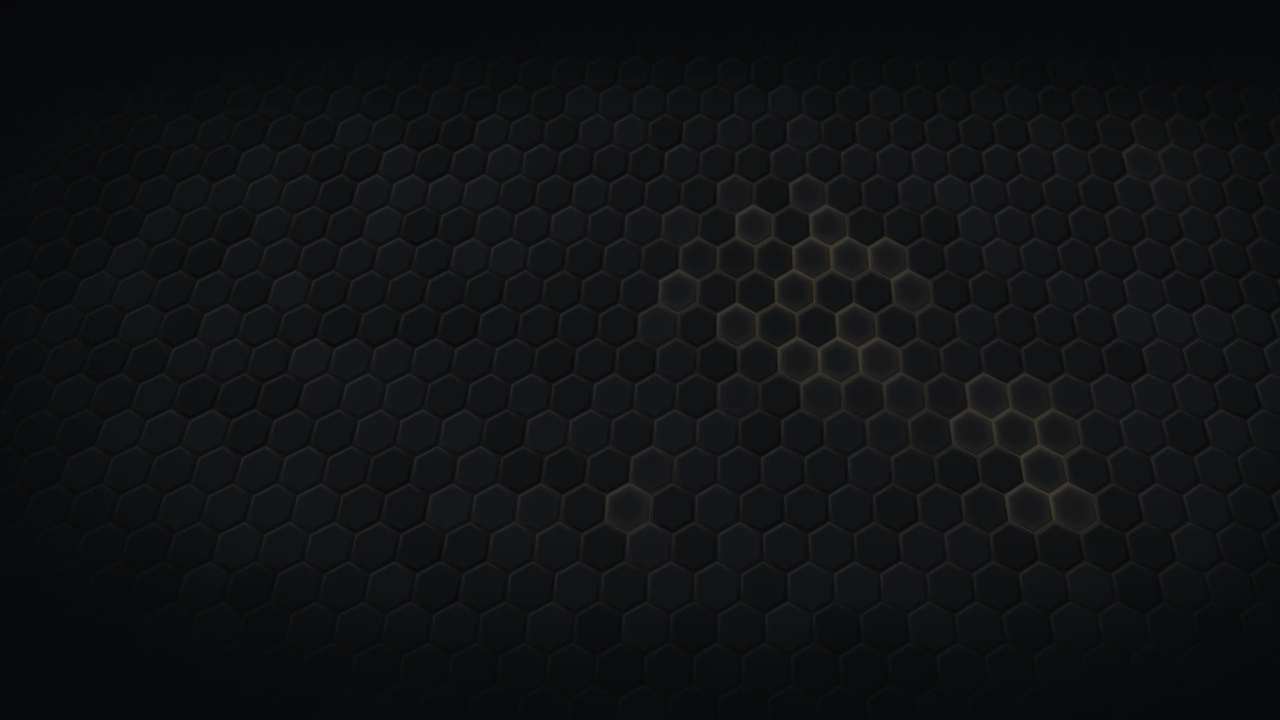
#> input picture assets/Images/forge-hex-dark.webp, 2560 x 1440 px (shown at 1/2 size); its folder holds only this picture in this run
$ python make-thumbs.py
#> lines starting #> are read from the running program, lines starting #| are printed output that depends on the picture
# Usage: python scripts/make-thumbs.py        (run from the project root, needs Pillow)
"""Smaller copies of the screenshots, used by the build for grids and srcset.

For every image under assets/Images (except _thumbs/ and guides/), writes
assets/Images/_thumbs/<same path>-480.webp, -960.webp and -1600.webp when the original is wider,
and records sizes in assets/Images/_thumbs/manifest.json:
  { "/assets/Images/Skyrim/x.webp": {"w": 2560, "h": 1440, "t": {"480": "/assets/...-480.webp", ...}} }
Up-to-date thumbnails are skipped, so it is cheap to run on every deploy.
The build falls back to the original image when an entry or a file is missing.

Quality: the 1600 px copies fill a whole screen (home panels, page headers), so they are
encoded at 85; the grid sizes stay at 78. AVIF was tried in Nov 2026 and dropped: at the
same visual quality it was not lighter than these WebP files (often 15 to 50 % heavier).
"""
import json
from pathlib import Path
from PIL import Image

ROOT = Path(__file__).resolve().parent.parent
SRC = ROOT / 'assets' / 'Images'
OUT = SRC / '_thumbs'
WIDTHS = {480: 78, 960: 78, 1600: 85}          # width: WebP quality
SKIP = {'_thumbs', 'guides'}

manifest, made = {}, 0
for f in sorted(SRC.rglob('*')):
    rel = f.relative_to(SRC)
    if not f.is_file() or rel.parts[0] in SKIP or f.suffix.lower() not in ('.webp', '.jpg', '.jpeg', '.png'):
        continue
    with Image.open(f) as im:
#> im is the input picture: PIL image 2560x1440 RGB; mean R, G, B 15.9, 17.7, 19.1
        w, h = im.size
#> w = 2560; h = 1440
        entry = {'w': w, 'h': h, 't': {}}
        for tw, q in WIDTHS.items():
            if w <= tw * 1.25:
                continue
            dest = OUT / rel.parent / f'{f.stem}-{tw}.webp'
            if not dest.exists() or dest.stat().st_mtime < f.stat().st_mtime:
                dest.parent.mkdir(parents=True, exist_ok=True)
                t = im.convert('RGB').resize((tw, round(h * tw / w)), Image.LANCZOS)
                t.save(dest, 'WEBP', quality=q, method=6)
                made += 1
            entry['t'][str(tw)] = '/' + dest.relative_to(ROOT).as_posix()
#> this loop made 3 passes
#> pass 1, `t = im.convert('RGB').resize((tw, round(h * tw / w)), Image.LANCZOS)`:
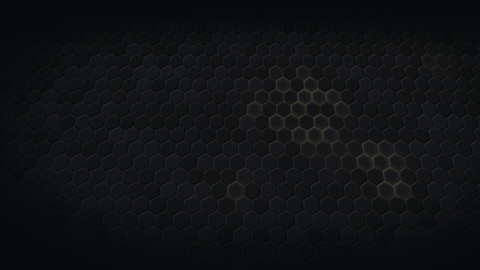
#> t: PIL image 480x270 RGB; mean R, G, B 15.9, 17.6, 19.1
#> after the loop, entry = 3 items; made = 3
    manifest['/' + f.relative_to(ROOT).as_posix()] = entry

# Thumbnails whose original is gone (e.g. community screenshots removed by the Discord sync)
kept = {p for e in manifest.values() for p in e['t'].values()}
#> kept = 3 items
removed = 0
for t in OUT.rglob('*.webp'):
    if '/' + t.relative_to(ROOT).as_posix() not in kept:
        t.unlink()
        removed += 1

OUT.mkdir(parents=True, exist_ok=True)
(OUT / 'manifest.json').write_text(json.dumps(manifest, indent=1, ensure_ascii=False), encoding='utf8')
print(f'{len(manifest)} images, {made} thumbnails written, {removed} stale removed')
#| 1 images, 3 thumbnails written, 0 stale removed
